Frame 1 (no input): blank canvas, image omitted
Frame 60 (the mouse pressed at the canvas centre just before this capture): blank canvas, image omitted
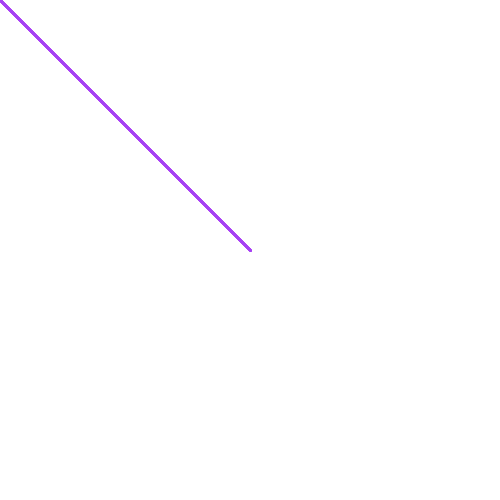
Frame 120 (the mouse held since frame 60 and released just before this capture)

The Processing sketch whose frames 1 and 60 were blank and that drew this single picture after the mouse press (run headless with seeded random() and noise(); from frame 60 on, the mouse is pressed at the canvas centre):

// Processing sketch: processing_151677
// ── processing_151677.pde

float x1;
float y1;
float x2;
float y2;
void setup() {
  size(500, 500);
  background(255);
}

boolean test = true;
void mousePressed() {
  if (test == true) {
    x1 = mouseX;
    y1 = mouseY;
    test = false;
  } else {
    x2 = x1;
    y2 = y1;
    x1 = mouseX;
    y1 = mouseY;
  }
    stroke(random(0, 255),random(0, 255),random(0, 255));
    strokeWeight(2);
}
void draw() {
  line(x1, y1, x2, y2);
}
